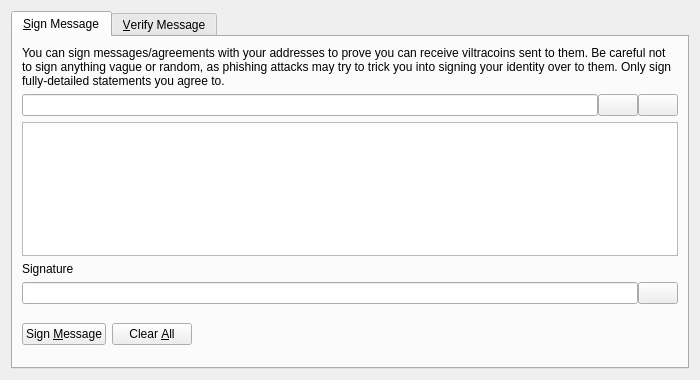
<?xml version="1.0" encoding="UTF-8"?>
<ui version="4.0">
 <class>SignVerifyMessageDialog</class>
 <widget class="QDialog" name="SignVerifyMessageDialog">
  <property name="geometry">
   <rect>
    <x>0</x>
    <y>0</y>
    <width>700</width>
    <height>380</height>
   </rect>
  </property>
  <property name="windowTitle">
   <string>Signatures - Sign / Verify a Message</string>
  </property>
  <property name="modal">
   <bool>true</bool>
  </property>
  <layout class="QVBoxLayout" name="verticalLayout">
   <item>
    <widget class="QTabWidget" name="tabWidget">
     <property name="currentIndex">
      <number>0</number>
     </property>
     <widget class="QWidget" name="tabSignMessage">
      <attribute name="title">
       <string>&amp;Sign Message</string>
      </attribute>
      <layout class="QVBoxLayout" name="verticalLayout_SM">
       <item>
        <widget class="QLabel" name="infoLabel_SM">
         <property name="text">
          <string>You can sign messages/agreements with your addresses to prove you can receive viltracoins sent to them. Be careful not to sign anything vague or random, as phishing attacks may try to trick you into signing your identity over to them. Only sign fully-detailed statements you agree to.</string>
         </property>
         <property name="textFormat">
          <enum>Qt::PlainText</enum>
         </property>
         <property name="wordWrap">
          <bool>true</bool>
         </property>
        </widget>
       </item>
       <item>
        <layout class="QHBoxLayout" name="horizontalLayout_1_SM">
         <property name="spacing">
          <number>0</number>
         </property>
         <item>
          <widget class="QValidatedLineEdit" name="addressIn_SM">
           <property name="toolTip">
            <string>The Viltracoin address to sign the message with</string>
           </property>
          </widget>
         </item>
         <item>
          <widget class="QPushButton" name="addressBookButton_SM">
           <property name="toolTip">
            <string>Choose previously used address</string>
           </property>
           <property name="text">
            <string/>
           </property>
           <property name="icon">
            <iconset resource="../bitcoin.qrc">
             <normaloff>:/icons/address-book</normaloff>:/icons/address-book</iconset>
           </property>
           <property name="shortcut">
            <string>Alt+A</string>
           </property>
           <property name="autoDefault">
            <bool>false</bool>
           </property>
          </widget>
         </item>
         <item>
          <widget class="QPushButton" name="pasteButton_SM">
           <property name="toolTip">
            <string>Paste address from clipboard</string>
           </property>
           <property name="text">
            <string/>
           </property>
           <property name="icon">
            <iconset resource="../bitcoin.qrc">
             <normaloff>:/icons/editpaste</normaloff>:/icons/editpaste</iconset>
           </property>
           <property name="shortcut">
            <string>Alt+P</string>
           </property>
           <property name="autoDefault">
            <bool>false</bool>
           </property>
          </widget>
         </item>
        </layout>
       </item>
       <item>
        <widget class="QPlainTextEdit" name="messageIn_SM">
         <property name="toolTip">
          <string>Enter the message you want to sign here</string>
         </property>
        </widget>
       </item>
       <item>
        <widget class="QLabel" name="signatureLabel_SM">
         <property name="text">
          <string>Signature</string>
         </property>
         <property name="textFormat">
          <enum>Qt::PlainText</enum>
         </property>
        </widget>
       </item>
       <item>
        <layout class="QHBoxLayout" name="horizontalLayout_2_SM">
         <property name="spacing">
          <number>0</number>
         </property>
         <item>
          <widget class="QLineEdit" name="signatureOut_SM">
           <property name="font">
            <font>
             <italic>true</italic>
            </font>
           </property>
           <property name="readOnly">
            <bool>true</bool>
           </property>
          </widget>
         </item>
         <item>
          <widget class="QPushButton" name="copySignatureButton_SM">
           <property name="toolTip">
            <string>Copy the current signature to the system clipboard</string>
           </property>
           <property name="text">
            <string/>
           </property>
           <property name="icon">
            <iconset resource="../bitcoin.qrc">
             <normaloff>:/icons/editcopy</normaloff>:/icons/editcopy</iconset>
           </property>
           <property name="autoDefault">
            <bool>false</bool>
           </property>
          </widget>
         </item>
        </layout>
       </item>
       <item>
        <layout class="QHBoxLayout" name="horizontalLayout_3_SM">
         <item>
          <widget class="QPushButton" name="signMessageButton_SM">
           <property name="toolTip">
            <string>Sign the message to prove you own this Viltracoin address</string>
           </property>
           <property name="text">
            <string>Sign &amp;Message</string>
           </property>
           <property name="icon">
            <iconset resource="../bitcoin.qrc">
             <normaloff>:/icons/edit</normaloff>:/icons/edit</iconset>
           </property>
           <property name="autoDefault">
            <bool>false</bool>
           </property>
          </widget>
         </item>
         <item>
          <widget class="QPushButton" name="clearButton_SM">
           <property name="toolTip">
            <string>Reset all sign message fields</string>
           </property>
           <property name="text">
            <string>Clear &amp;All</string>
           </property>
           <property name="icon">
            <iconset resource="../bitcoin.qrc">
             <normaloff>:/icons/remove</normaloff>:/icons/remove</iconset>
           </property>
           <property name="autoDefault">
            <bool>false</bool>
           </property>
          </widget>
         </item>
         <item>
          <spacer name="horizontalSpacer_1_SM">
           <property name="orientation">
            <enum>Qt::Horizontal</enum>
           </property>
           <property name="sizeHint" stdset="0">
            <size>
             <width>40</width>
             <height>48</height>
            </size>
           </property>
          </spacer>
         </item>
         <item>
          <widget class="QLabel" name="statusLabel_SM">
           <property name="font">
            <font>
             <weight>75</weight>
             <bold>true</bold>
            </font>
           </property>
           <property name="text">
            <string/>
           </property>
           <property name="wordWrap">
            <bool>true</bool>
           </property>
          </widget>
         </item>
         <item>
          <spacer name="horizontalSpacer_2_SM">
           <property name="orientation">
            <enum>Qt::Horizontal</enum>
           </property>
           <property name="sizeHint" stdset="0">
            <size>
             <width>40</width>
             <height>48</height>
            </size>
           </property>
          </spacer>
         </item>
        </layout>
       </item>
      </layout>
     </widget>
     <widget class="QWidget" name="tabVerifyMessage">
      <attribute name="title">
       <string>&amp;Verify Message</string>
      </attribute>
      <layout class="QVBoxLayout" name="verticalLayout_VM">
       <item>
        <widget class="QLabel" name="infoLabel_VM">
         <property name="text">
          <string>Enter the receiver's address, message (ensure you copy line breaks, spaces, tabs, etc. exactly) and signature below to verify the message. Be careful not to read more into the signature than what is in the signed message itself, to avoid being tricked by a man-in-the-middle attack. Note that this only proves the signing party receives with the address, it cannot prove sendership of any transaction!</string>
         </property>
         <property name="textFormat">
          <enum>Qt::PlainText</enum>
         </property>
         <property name="alignment">
          <set>Qt::AlignLeading|Qt::AlignLeft|Qt::AlignTop</set>
         </property>
         <property name="wordWrap">
          <bool>true</bool>
         </property>
        </widget>
       </item>
       <item>
        <layout class="QHBoxLayout" name="horizontalLayout_1_VM">
         <property name="spacing">
          <number>0</number>
         </property>
         <item>
          <widget class="QValidatedLineEdit" name="addressIn_VM">
           <property name="toolTip">
            <string>The Viltracoin address the message was signed with</string>
           </property>
          </widget>
         </item>
         <item>
          <widget class="QPushButton" name="addressBookButton_VM">
           <property name="toolTip">
            <string>Choose previously used address</string>
           </property>
           <property name="text">
            <string/>
           </property>
           <property name="icon">
            <iconset resource="../bitcoin.qrc">
             <normaloff>:/icons/address-book</normaloff>:/icons/address-book</iconset>
           </property>
           <property name="shortcut">
            <string>Alt+A</string>
           </property>
           <property name="autoDefault">
            <bool>false</bool>
           </property>
          </widget>
         </item>
        </layout>
       </item>
       <item>
        <widget class="QPlainTextEdit" name="messageIn_VM"/>
       </item>
       <item>
        <widget class="QValidatedLineEdit" name="signatureIn_VM"/>
       </item>
       <item>
        <layout class="QHBoxLayout" name="horizontalLayout_2_VM">
         <item>
          <widget class="QPushButton" name="verifyMessageButton_VM">
           <property name="toolTip">
            <string>Verify the message to ensure it was signed with the specified Viltracoin address</string>
           </property>
           <property name="text">
            <string>Verify &amp;Message</string>
           </property>
           <property name="icon">
            <iconset resource="../bitcoin.qrc">
             <normaloff>:/icons/transaction_0</normaloff>:/icons/transaction_0</iconset>
           </property>
           <property name="autoDefault">
            <bool>false</bool>
           </property>
          </widget>
         </item>
         <item>
          <widget class="QPushButton" name="clearButton_VM">
           <property name="toolTip">
            <string>Reset all verify message fields</string>
           </property>
           <property name="text">
            <string>Clear &amp;All</string>
           </property>
           <property name="icon">
            <iconset resource="../bitcoin.qrc">
             <normaloff>:/icons/remove</normaloff>:/icons/remove</iconset>
           </property>
           <property name="autoDefault">
            <bool>false</bool>
           </property>
          </widget>
         </item>
         <item>
          <spacer name="horizontalSpacer_1_VM">
           <property name="orientation">
            <enum>Qt::Horizontal</enum>
           </property>
           <property name="sizeHint" stdset="0">
            <size>
             <width>40</width>
             <height>48</height>
            </size>
           </property>
          </spacer>
         </item>
         <item>
          <widget class="QLabel" name="statusLabel_VM">
           <property name="font">
            <font>
             <weight>75</weight>
             <bold>true</bold>
            </font>
           </property>
           <property name="text">
            <string/>
           </property>
           <property name="wordWrap">
            <bool>true</bool>
           </property>
          </widget>
         </item>
         <item>
          <spacer name="horizontalSpacer_2_VM">
           <property name="orientation">
            <enum>Qt::Horizontal</enum>
           </property>
           <property name="sizeHint" stdset="0">
            <size>
             <width>40</width>
             <height>48</height>
            </size>
           </property>
          </spacer>
         </item>
        </layout>
       </item>
      </layout>
     </widget>
    </widget>
   </item>
  </layout>
 </widget>
 <customwidgets>
  <customwidget>
   <class>QValidatedLineEdit</class>
   <extends>QLineEdit</extends>
   <header>qvalidatedlineedit.h</header>
  </customwidget>
 </customwidgets>
 <resources>
  <include location="../bitcoin.qrc"/>
 </resources>
 <connections/>
</ui>
